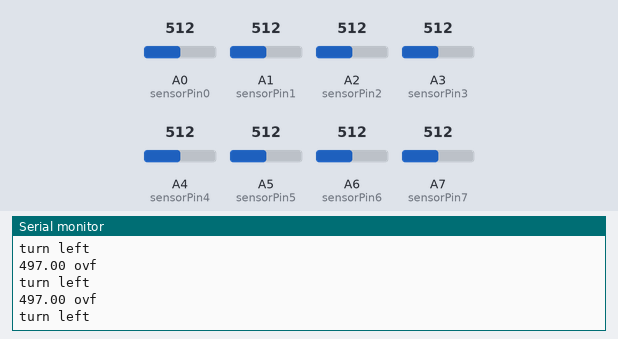
Bench run of a sketch on a simulated Arduino Nano, built with avr-gcc and run on an emulated ATmega328P. On the bench: the last lines printed to the serial monitor. The test bench sets the inputs (shaded band); at power-on: A0 (sensorPin0) = 512, A1 (sensorPin1) = 512, A2 (sensorPin2) = 512, A3 (sensorPin3) = 512, A4 (sensorPin4) = 512, A5 (sensorPin5) = 512, A6 (sensorPin6) = 512, A7 (sensorPin7) = 512.

Above: at 1.2 s.
1.3 s: A0 (sensorPin0) set to 490
At 2.0 s:
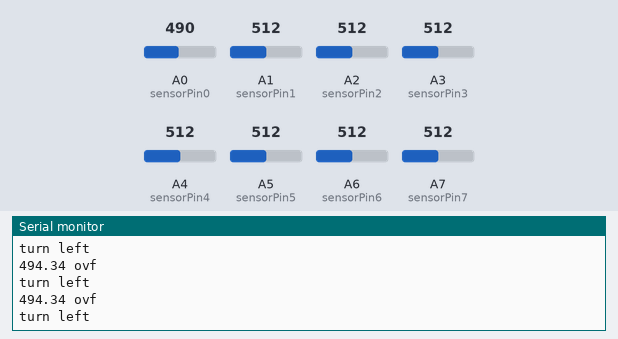
4.3 s: A1 (sensorPin1) set to 490
At 5.3 s:
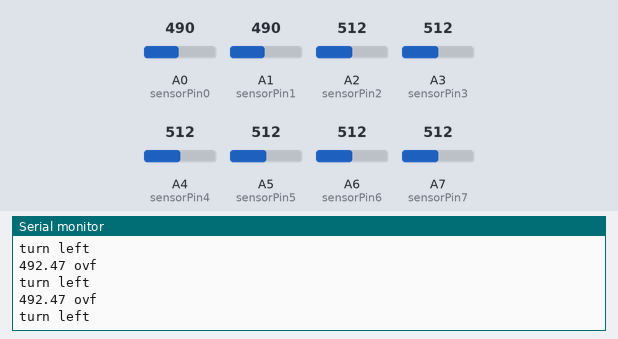
5.8 s: A2 (sensorPin2) set to 490
At 6.8 s:
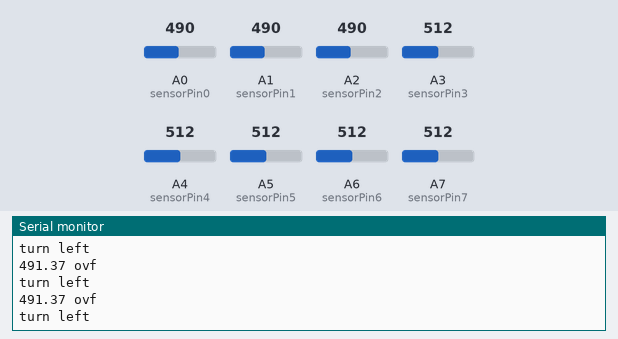
8.8 s: A3 (sensorPin3) set to 490
At 9.4 s:
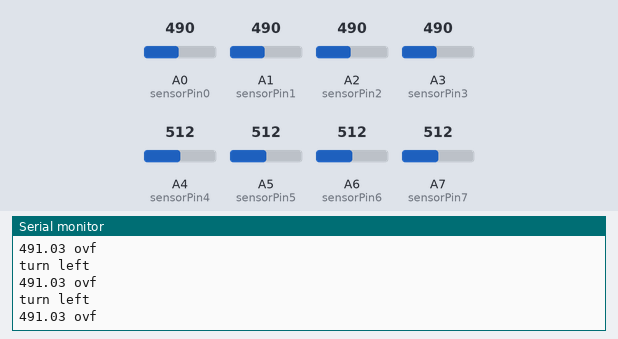
10.3 s: A4 (sensorPin4) set to 490
At 11.2 s:
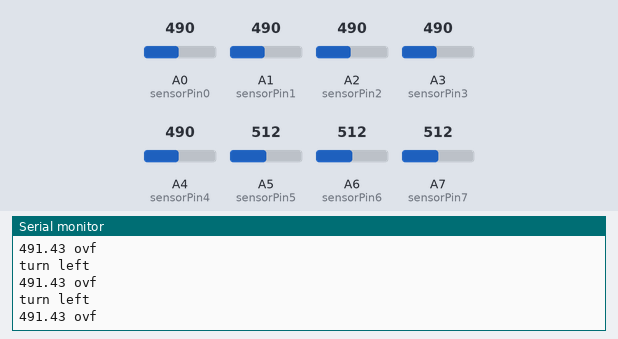
13.3 s: A5 (sensorPin5) set to 490
At 14.4 s:
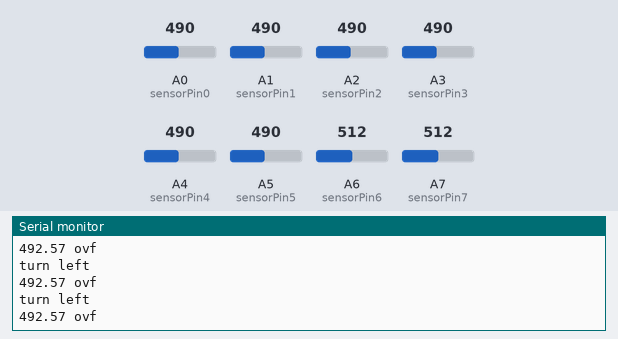
Timing chart, 0 to 15.8 s (numbered marks = the images above; inputs shaded):
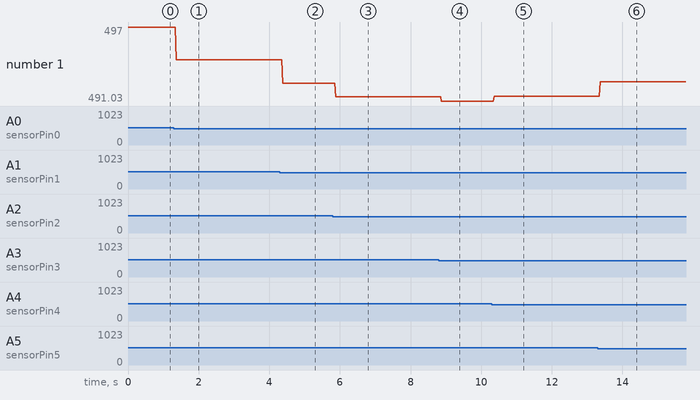

The sketch:

line_sensor.ino
```cpp
int sensorPin0 = A0;
int sensorPin1 = A1;
int sensorPin2 = A2;
int sensorPin3 = A3;
int sensorPin4 = A4;
int sensorPin5 = A5;
int sensorPin6 = A6;
int sensorPin7 = A7;

int sensorValue0 = 0;
int sensorValue1 = 0;
int sensorValue2 = 0;
int sensorValue3 = 0;
int sensorValue4 = 0;
int sensorValue5 = 0;
int sensorValue6 = 0;
int sensorValue7 = 0;
double sensorValueCom = 0;
int sensorValueSum = 0;
double a = 1000/7;

int i = 0;
double sumOf12 = 0;

void setup() {
  Serial.begin(9600);
}

void loop() {

  if (i == 12)
  {
    i = 0;
  }

  sensorValue0 = 1024 - analogRead(sensorPin0);
  sensorValue1 = 1024 - analogRead(sensorPin1);
  sensorValue2 = 1024 - analogRead(sensorPin2);
  sensorValue3 = 1024 - analogRead(sensorPin3);
  sensorValue4 = 1024 - analogRead(sensorPin4);
  sensorValue5 = 1024 - analogRead(sensorPin5);
  sensorValue6 = 1024 - analogRead(sensorPin6);
  sensorValue7 = 1024 - analogRead(sensorPin7);
  sensorValueSum = (sensorValue0 + sensorValue1 + sensorValue2 + sensorValue3 + sensorValue4 + sensorValue5 + sensorValue6 + sensorValue7);

  sensorValueCom = (0 * sensorValue0 + a * sensorValue1 + 2*a * sensorValue2 + 3*a * sensorValue3 + 4*a * sensorValue4 + 5*a * sensorValue5 + 6*a * sensorValue6 + 7*a * sensorValue7) / (sensorValueSum);

  /* Serial.print(sensorValue0);
  Serial.print(" ");
  Serial.print(sensorValue1);
  Serial.print(" ");
  Serial.print(sensorValue2);
  Serial.print(" ");
  Serial.print(sensorValue3);
  Serial.print(" ");
  Serial.print(sensorValue4);
  Serial.print(" ");
  Serial.print(sensorValue5);
  Serial.print(" ");
  Serial.print(sensorValue6);
  Serial.print(" ");
  Serial.print(sensorValue7);
  Serial.print(" ");
  Serial.println(" "); */

  double filter [12];
  filter[i] = sensorValueCom;
  for (int t; t < 12; t++)
  {
    sumOf12 += filter[t];
  }

  double avg = sumOf12 / 12;

  if (avg < 500)
  {
    Serial.println("turn left");
  }
  else if (avg > 500)
  {
    Serial.println("turn right");
  }
  else
  {
    Serial.println(" ");
  }

  Serial.print(sensorValueCom);
  Serial.print(" ");
  Serial.print(avg);
  Serial.println(" ");

  i++;

  delay(20);
}
```

Measured:
- after the input at 1.3 s, the serial monitor: prints a new line after 0.06 s (image 1)
- after the input at 4.3 s, the serial monitor: prints a new line after 0.08 s (image 2)
- after the input at 5.8 s, the serial monitor: prints a new line after 0.08 s (image 3)
- after the input at 8.8 s, the serial monitor: prints a new line after 0.07 s (image 4)
- after the input at 10.3 s, the serial monitor: prints a new line after 0.07 s (image 5)
- after the input at 13.3 s, the serial monitor: prints a new line after 0.07 s (image 6)
- plotted number 1: 497 → 494.34 after the input at 1.3 s, 494.34 → 492.47 after the input at 4.3 s, 492.47 → 491.37 after the input at 5.8 s, 491.37 → 491.03 after the input at 8.8 s, 491.03 → 491.43 after the input at 10.3 s
